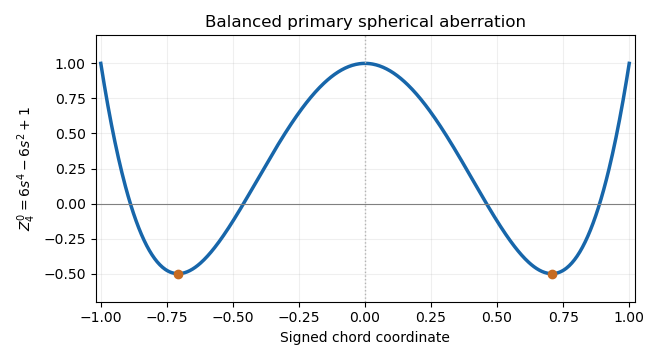

Here is the Python script that generated this plot:
"""Balanced spherical Zernike mode on a chord; save PNG in cwd."""
from pathlib import Path

import matplotlib.pyplot as plt
import numpy as np


def main():
    x = np.linspace(-1, 1, 600)
    z = 6*x**4-6*x*x+1
    fig, ax = plt.subplots(figsize=(6.6, 3.6), dpi=100, facecolor="white")
    ax.plot(x, z, color="#1766aa", lw=2.5)
    ax.plot([-1/np.sqrt(2), 1/np.sqrt(2)], [-.5, -.5], "o", color="#c66b22")
    ax.axhline(0, color="0.5", lw=.8)
    ax.axvline(0, color="0.7", ls=":", lw=1)
    ax.set(xlim=(-1.02, 1.02), ylim=(-.7, 1.2), xlabel="Signed chord coordinate",
           ylabel=r"$Z_4^0=6s^4-6s^2+1$", title="Balanced primary spherical aberration")
    ax.grid(alpha=.2)
    fig.tight_layout()
    fig.savefig(Path.cwd()/Path(__file__).with_suffix(".png").name,
                facecolor="white", transparent=False, dpi=100)
    plt.close(fig)


if __name__ == "__main__":
    main()
